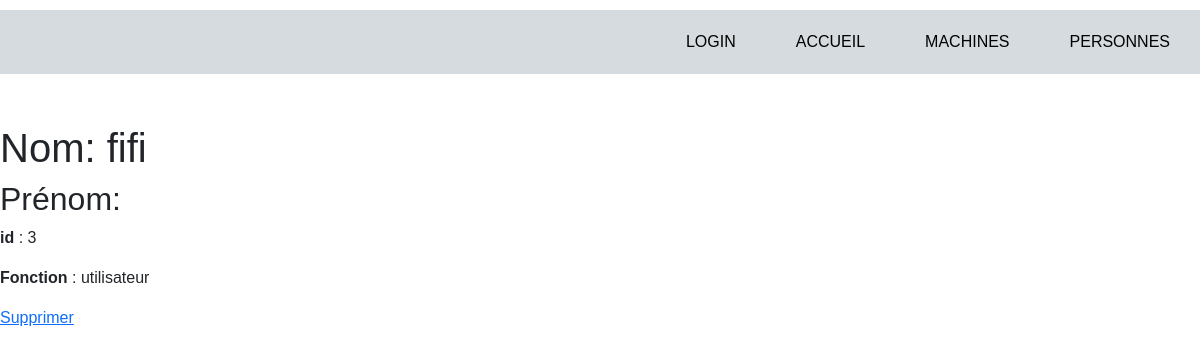
The page /computerApp/personne/3 on the database as committed earlier.
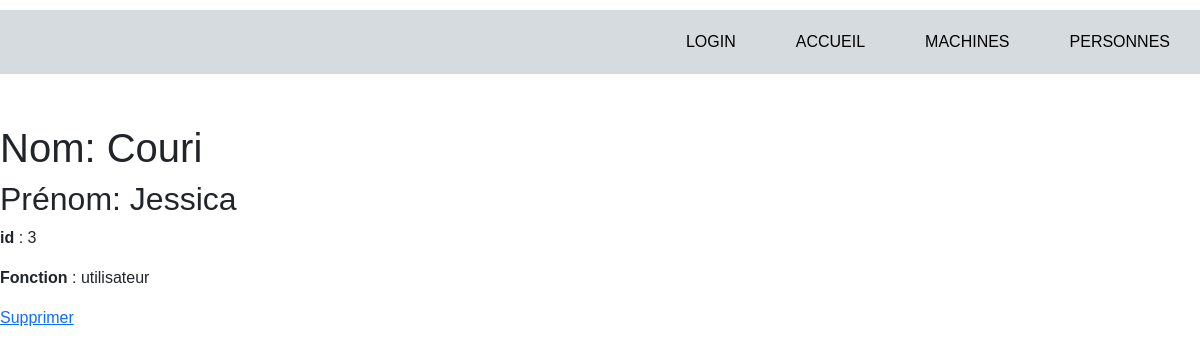
The same page on the database as committed later.
### computerApp/models.py (models this page shows, shortened)
class Personnel(models.Model):
    ROLE = (
        ('utilisateur', ('utilisateur - personnel ')),
        ('administrateur', ('administrateur - Réseaux')),
    )
    id = models.AutoField(
        primary_key=True)
    nom= models.CharField(
        max_length= 10)
    prenom= models.CharField(
        max_length= 10)
    pers = models.CharField(
        max_length=64, choices=ROLE, default='utilisateur')

### computerApp/views.py (the view)
# urls.py: path('personne/<pk>', views.personne_detail_view, name='personne-detail'),
def personne_detail_view(request, pk):
    personne = get_object_or_404(Personnel, id=pk)
    context={'personne': personne}
    return render(request, 'computerApp/personne_detail.html', context)

### computerApp/templates/computerApp/personne_detail.html
{% extends "index.html" %}
{% block content %}
    <h1>Nom: {{ personne.nom}} </h1>
    <h2>Prénom: {{ personne.prenom}} </h2>
    <p><strong>id</strong> : {{ personne.id }}</p>
    <p><strong>Fonction</strong> : {{ personne.pers }}</p>
    <a href="{% url 'personne-delete' personne.pk %}">Supprimer</a>
{% endblock %}

Rows that differ between the two databases and show on the page:
changed Personnel "utilisateur": nom "fifi" → "Couri"; prenom (not shown) → "Jessica"
